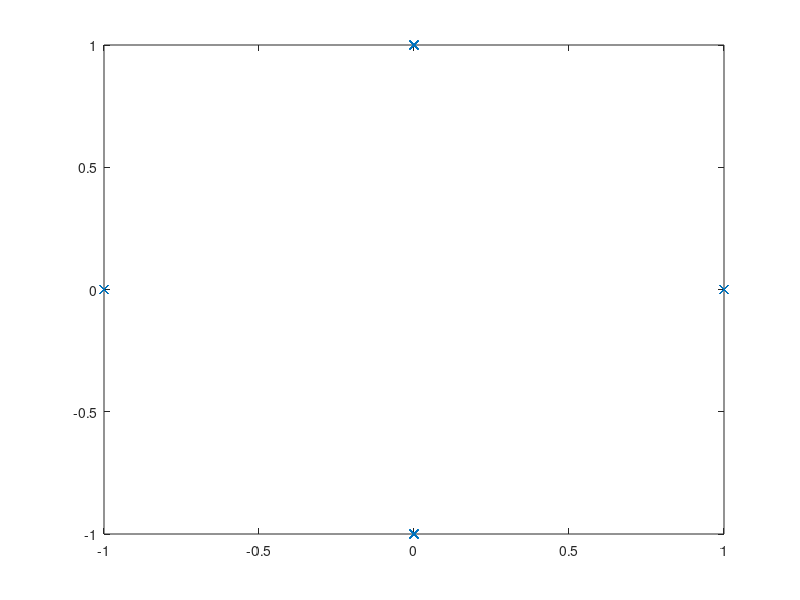
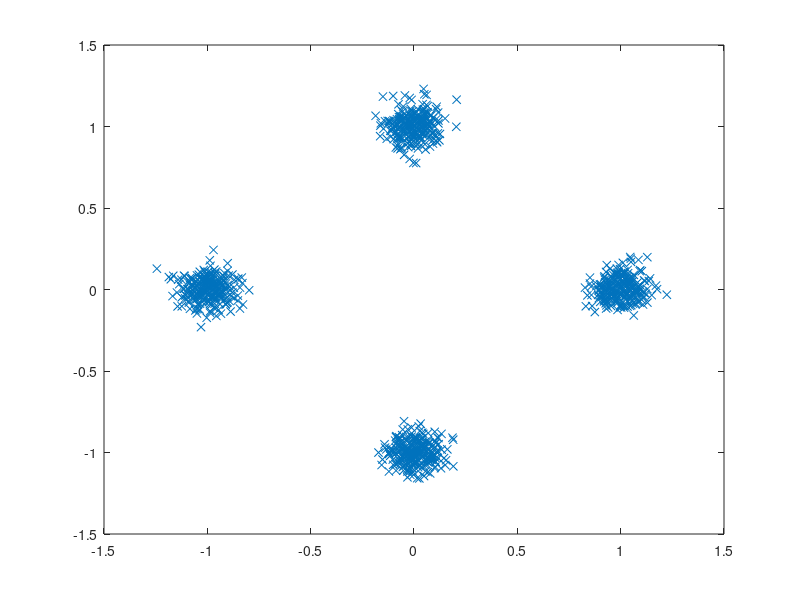
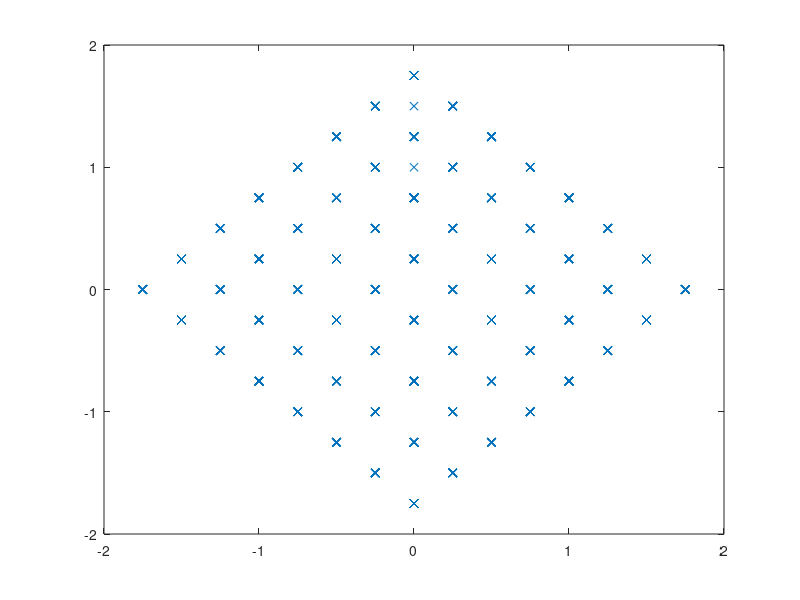
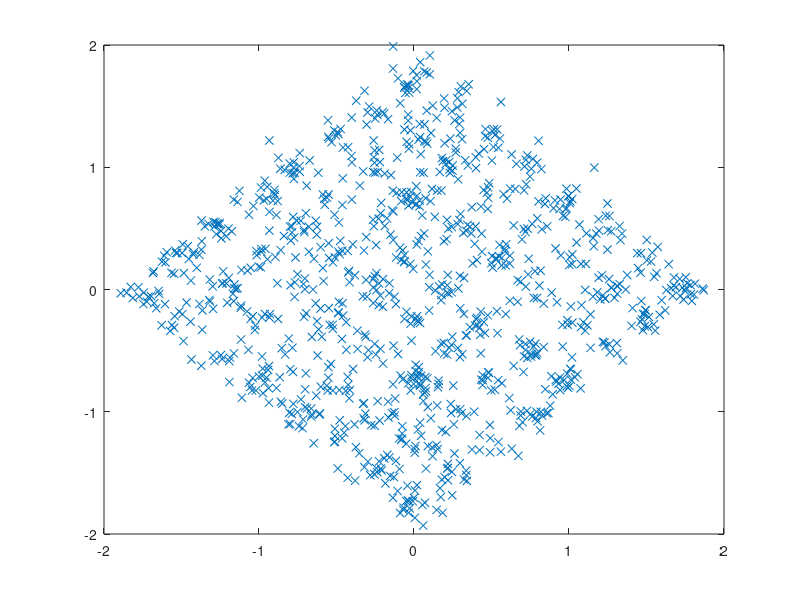

Source code (MATLAB) for these figures, in order:
clc; clear; close all;

d = randi([0 3], 1, 1000);

syms = pskmod(d, 4);

figure;
plot(real(syms), imag(syms), 'x');

SNR = 20;
y = awgn(syms, SNR);

figure;
plot(real(y), imag(y), 'x');

h = [1 0.5 0.25];
multipath_awgn = conv(h, y);
multipath_origin = conv(h, syms);

figure;
plot(real(multipath_origin), imag(multipath_origin), 'x');

figure;
plot(real(multipath_awgn), imag(multipath_awgn), 'x');